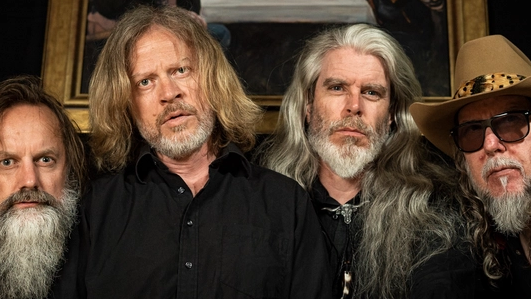
#> input picture black.png, 531 x 299 px
$ python seam.py black.png 100
#> lines starting #> are read from the running program, lines starting #| are printed output that depends on the picture
#> further down, input_img is the input picture: PIL image 531x299 RGBA; mean R, G, B, A 78.9, 62.1, 47.8, 255
import os
import sys
from PIL import Image, ImageFilter
import numpy as np

try:
    from tqdm import tqdm
except ImportError:
    print("Skipping module tqdm", file=sys.stderr)
    tqdm = list


def compute_energy(img):
    bw = np.array(img.convert("L"))
    gradient_x = np.abs(np.diff(bw, axis=1, prepend=bw[:, :1]))
    gradient_y = np.abs(np.diff(bw, axis=0, prepend=bw[:1, :]))
    energy = gradient_x + gradient_y
    return energy


def compute_cumenergy(energy):
    height, width = energy.shape
    cumenergy = np.zeros((height, width))
    cumenergy[0] = energy[0]

    for i in range(1, height):
        left_shift = np.roll(cumenergy[i - 1], 1)
        right_shift = np.roll(cumenergy[i - 1], -1)
        cumenergy[i] = energy[i] + np.minimum(left_shift, cumenergy[i - 1], right_shift)

    return cumenergy


def find_vertical_seam(cumenergy):
    height, width = cumenergy.shape
    seam = np.zeros(height, dtype=int)
    seam[-1] = np.argmin(cumenergy[-1])

    for i in range(height - 2, -1, -1):
        j = seam[i + 1]
        if j == 0:
            idx = np.argmin(cumenergy[i, j : j + 2])
        elif j == width - 1:
            idx = np.argmin(cumenergy[i, j - 1 : j + 1]) - 1
        else:
            idx = np.argmin(cumenergy[i, j - 1 : j + 2]) - 1
        seam[i] = j + idx

    return seam


def remove_seam(img, seam):
    height, width, channels = img.shape
    new_img = np.zeros((height, width - 1, channels), dtype=img.dtype)

    for i in range(height):
        new_img[i, :, :] = np.delete(img[i, :, :], seam[i], axis=0)

    return new_img


def seam_carving(img, new_width):
#> called with new_width = 100
    orig_width = img.width
#> orig_width = 531
    img = np.array(img)
    for _ in tqdm(range(new_width, orig_width)):
        energy = compute_energy(Image.fromarray(img))
        cumenergy = compute_cumenergy(energy)
        seam = find_vertical_seam(cumenergy)
        img = remove_seam(img, seam)
#> this loop made 431 passes
#> pass 1, in compute_energy, `bw = np.array(img.convert("L"))`:
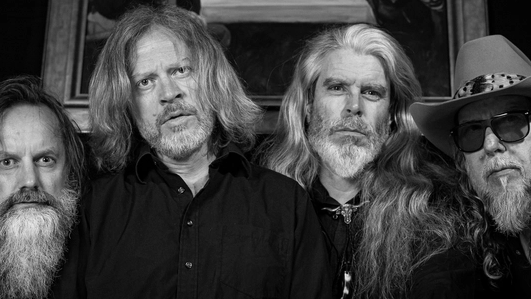
#> bw: shape (299, 531); min 0, max 241, mean 65.5
#> pass 1, in compute_energy, `gradient_x = np.abs(np.diff(bw, axis=1, prepend=bw[:, :1]))`:
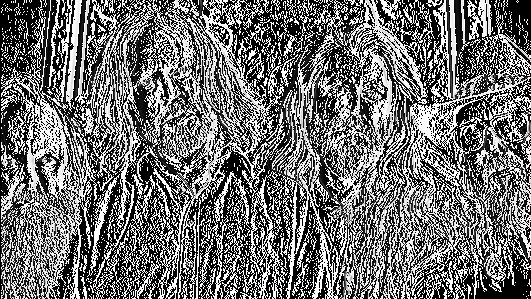
#> gradient_x: shape (299, 531); min 0, max 255, mean 112.5
#> pass 1, in compute_energy, `gradient_y = np.abs(np.diff(bw, axis=0, prepend=bw[:1, :]))`:
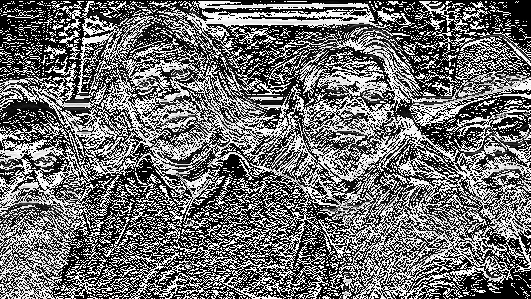
#> gradient_y: shape (299, 531); min 0, max 255, mean 110.8
#> pass 1, in compute_energy, `energy = gradient_x + gradient_y`:
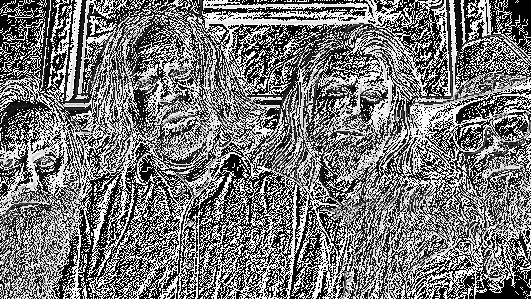
#> energy: shape (299, 531); min 0, max 255, mean 120
#> after the loop:
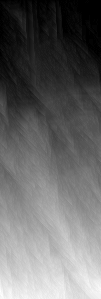
#> cumenergy: shape (299, 101) float64; min 0, max 14627, mean 5997.7; drawn with min black and max white
#> after the loop:
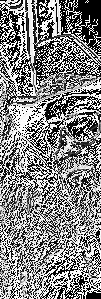
#> energy: shape (299, 101); min 0, max 255, mean 132.3
#> after the loop:
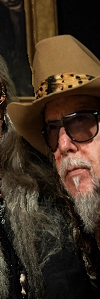
#> img: shape (299, 100, 4); mean R, G, B, A 63.6, 48.2, 33.7, 255

    return Image.fromarray(img)


if __name__ == "__main__":
    if len(sys.argv) != 3:
        exit("Usage: seam.py image_file width")
    fname = sys.argv[1]
    width = int(sys.argv[2])
    input_img = Image.open(fname)
    resized_img = seam_carving(input_img, new_width=width)
    resized_img = resized_img.convert("RGB")
    fname_, ext = os.path.splitext(fname)
    resized_img.save(fname_ + f"-{width}{ext}")
